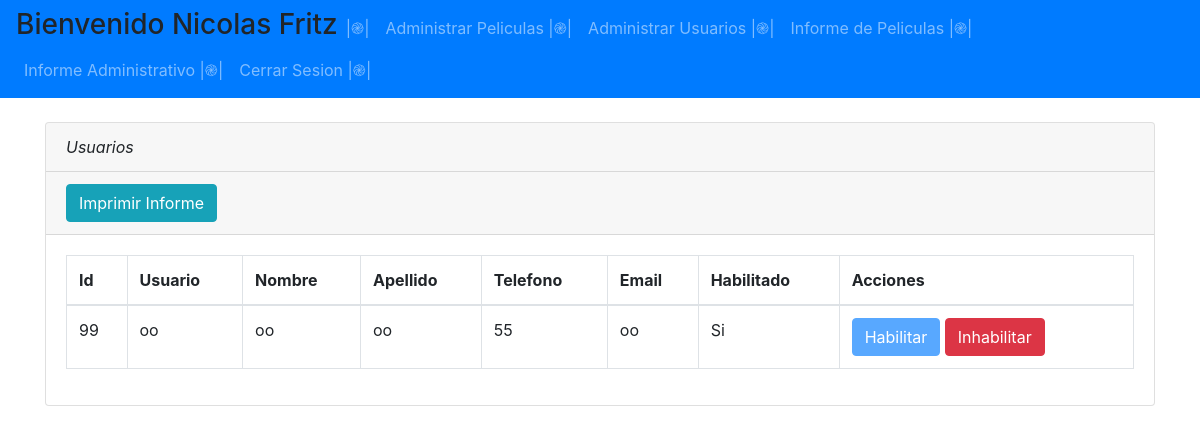
/Administrador/AdministrarUsuarios.php (signed in), run on the app's committed database.
### tables this page shows
CREATE TABLE `usuarios` (
  `IdUsuario` int(11) NOT NULL,
  `nombre` varchar(50) NOT NULL,
  `apellido` varchar(50) NOT NULL,
  `usuario` varchar(50) NOT NULL,
  `telefono` varchar(17) NOT NULL,
  `email` varchar(50) NOT NULL,
  `contraseña` varchar(200) NOT NULL,
  `habilitado` varchar(2) NOT NULL,
  `privilegio` varchar(20) NOT NULL
);

### Include/Funciones.php (called while the page is built, shortened)
<?php
function ListaUsuarios($db)
{
  $Usuarios = "SELECT * FROM usuarios WHERE privilegio LIKE 'Usuario'";
  $listaUsuarios = mysqli_query($db, $Usuarios);
  return $listaUsuarios;
}
?>

### Administrador/AdministrarUsuarios.php (the view, shortened to what this page needs)
<?php
require_once "../Include/Conexion.php";
require_once "../Include/Funciones.php";
require_once "../Include/Cabecera.php";
$listaUsuarios=ListaUsuarios($db);
?>
<br />
<div class="container">
    <div class="card">
        <div class="card-header"><em>Usuarios</em>
    </div>
        <div class="card-header">
            <form action="InformeUsuarios.php" method="post">
            <a href="<?php echo $_SESSION['url']; ?>/Imprimir/Usuarios.php" class="btn btn-info" target='_blank'> Imprimir Informe </a>
            </form>
        </div>
        <div class="card-body">
            <table class="table table-bordered">
                <thead>
                    <tr>
                        <th>Id</th>
                        <th>Usuario</th>
                        <th>Nombre</th>
                        <th>Apellido</th>
                        <th>Telefono</th>
                        <th>Email</th>
                        <th>Habilitado</th>
                        <th>Acciones</th>
                    </tr>
                </thead>
                <tbody>
                    <?php
                    foreach ($listaUsuarios as $Usuarios) {
                        ?>
                        <tr>
                            <td>
                                <?php echo $Usuarios['IdUsuario'] ?>
                            </td>
                            <td>
                                <?php echo $Usuarios['usuario'] ?>
                            </td>
                            <td>
                                <?php echo $Usuarios['nombre'] ?>
                            </td>
                            <td>
                                <?php echo $Usuarios['apellido'] ?>
                            </td>
                            <td>
                                <?php echo $Usuarios['telefono'] ?>
                            </td>
                            <td>
                                <?php echo $Usuarios['email'] ?>
                            </td>
                            <td>
                                <?php echo $Usuarios['habilitado'] ?>
                            </td>
                            <td>
                                <form method="post">
                                    <?php
                                    if ($Usuarios['habilitado']=="Si"){
                                        ?>
                                    <input type="submit" name="HabilitarUsuario" disabled value="Habilitar" class="btn btn-primary"  onclick="return confirmacionHabilitar()">
                                    <input type="submit" name="InhabilitarUsuario" value="Inhabilitar" class="btn btn-danger"  onclick="return confirmacionInhabilitar()">
                                        <?php
                                    }else{
                                        ?>
                                    <input type="submit" name="HabilitarUsuario" value="Habilitar" class="btn btn-primary"  onclick="return confirmacionHabilitar()">
                                    <input type="submit" name="InhabilitarUsuario" disabled  value="Inhabilitar" class="btn btn-danger"  onclick="return confirmacionInhabilitar()">
                                        <?php
                                    }
                                    ?>
                                </form>
                            </td>
                        </tr>
                    <?php }
                    ?>
                </tbody>
            </table>
        </div>
    </div>
    <br />
</div>

### data on the page
usuarios: IdUsuario "99", usuario "oo", nombre "oo", apellido "oo", telefono "55", email "oo", habilitado "Si"

### other printed values
$_SESSION['NombreUsuario'] "Nicolas"
$_SESSION['ApellidoUsuario'] "Fritz"
